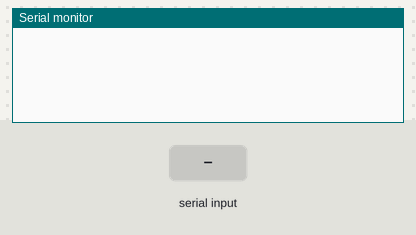
The sketch below on a simulated Arduino Uno, built with avr-gcc and run on an emulated ATmega328P. Shown: the last lines printed to the serial monitor. The inputs (shaded band) are chosen by the test bench. The modem accepts every AT command (registered, SIM ready, sends succeed) and sends nothing else.

Above: at 3.2 s.
3.3 s: "*" received over Serial
At 3.8 s:
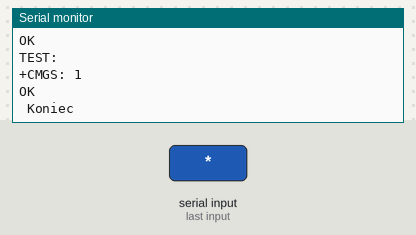
4.8 s: "*" received over the second serial link
At 5.3 s:
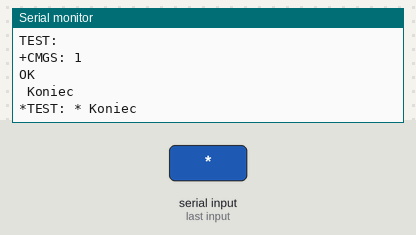
6.3 s: "1" received over the second serial link
At 7.6 s:
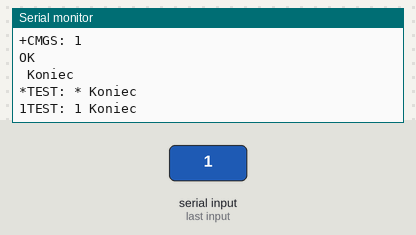

Measured:
- after the input at 3.3 s, the serial monitor: prints a new line at once (image 1)
- after the input at 4.8 s, the serial monitor: prints a new line at once (image 2)
- after the input at 6.3 s, the serial monitor: prints a new line at once (image 3)

The sketch:

GPRS_sim900.ino
```cpp
#include <SoftwareSerial.h>

SoftwareSerial GPRS(7, 8); // RX, TX

unsigned char buffer[64];
int count = 0;

void setup() {
  GPRS.begin(19200);
  Serial.begin(19200);
  delay(2000);
  //SendTextMessage();
}

void loop() {


  while (GPRS.available()) {
    buffer[count++] = GPRS.read();
    if (count == 64) break;
  }
  Serial.write(buffer, count);
  readGPRSMessage(buffer, count);

  clearBufferArray();

  if (Serial.available()) {
    byte b = Serial.read();
    if (b == '*') {
      GPRS.write(0x1a);
    } else {
      GPRS.write(b);
    }
  }
}

void clearBufferArray() {
  for (int i = 0; i < count; i++) {
    buffer[i] = NULL;
  }
  count = 0;
}

void readGPRSMessage(char wiadomosc[], int licznik){
  String message(wiadomosc);
  if(licznik > 0){
    Serial.print("TEST: ");
    Serial.print(message);
    Serial.println(" Koniec");
  }
//  for (int i = 0; i < count; i++) {
//    buffer[i] = NULL;
//  }
}

void SendTextMessage()
{
//  GPRS.print("AT+CMGF=1\r");    //Because we want to send the SMS in text mode
//  delay(100);
  GPRS.println("AT + CMGS = \"+48504266378\"");//send sms message, be careful need to add a country code before the cellphone number
  delay(100);
  GPRS.println("A test message!");//the content of the message
  delay(100);
  GPRS.println((char)26);//the ASCII code of the ctrl+z is 26
  delay(100);
  GPRS.println();
}
```
